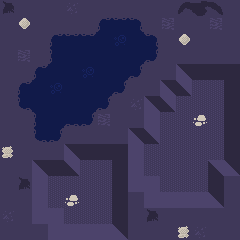

The image is a tile-based game level rendered from a .tmx file. Its description and complete source (layers, tilesets, objects, tile grids) follow:
An orthogonal 15x15 tile map with 16x16 px tiles, 4 tile layers (floor, wall, roof, units).

<map version="1.10" tiledversion="2025.05.05" orientation="orthogonal" renderorder="right-down" width="15" height="15" tilewidth="16" tileheight="16" infinite="0" nextlayerid="7" nextobjectid="1">
 <tileset firstgid="1" source="../../tiles/battle/polar.tsx" />
 <layer id="1" name="floor" width="15" height="15">
  <data encoding="csv">
2,1,1,1,5,1,1,1,1,1,1,16,17,18,1,
1,1,1,1,1,1,11,23,12,1,15,1,1,15,1,
1,1,1,11,23,23,21,31,21,12,1,1,1,1,1,
1,15,1,22,21,21,21,21,21,13,1,1,1,1,1,
1,1,11,21,21,31,21,21,13,1,1,34,32,32,32,
1,11,21,31,21,21,21,13,1,1,34,33,36,36,32,
1,14,21,21,21,21,13,1,5,34,33,36,36,36,32,
1,1,22,21,25,13,15,1,1,35,36,36,36,36,32,
1,1,14,13,1,1,1,1,34,33,36,36,36,36,32,
1,1,1,1,34,32,32,32,35,36,36,36,36,36,32,
1,1,34,32,33,36,36,32,35,36,36,36,36,33,34,
1,2,35,36,36,36,36,32,35,35,36,36,36,32,1,
1,1,35,36,36,36,36,32,1,35,35,35,35,34,1,
5,1,35,35,36,36,36,32,1,2,1,1,1,1,1,
1,1,1,35,35,35,35,34,1,1,1,1,5,1,1
</data>
 </layer>
 <layer id="3" name="wall" width="15" height="15">
  <data encoding="csv">
0,0,0,0,0,0,0,0,0,0,0,0,0,0,0,
0,4,0,0,0,0,0,0,0,0,0,0,0,0,0,
0,0,0,0,0,0,0,0,0,0,0,4,0,0,0,
0,0,0,0,0,0,0,0,0,0,0,0,0,0,0,
0,0,0,0,0,0,0,0,0,0,0,0,0,0,0,
0,0,0,0,0,0,0,0,0,0,0,0,0,0,0,
0,0,0,0,0,0,0,0,0,0,0,0,0,0,0,
0,0,0,0,0,0,0,0,0,0,0,0,3,0,0,
0,0,0,0,0,0,0,0,0,0,0,0,0,0,0,
6,0,0,0,0,0,0,0,0,0,0,0,0,0,0,
0,0,0,0,0,0,0,0,0,0,0,0,0,0,0,
0,0,0,0,0,0,0,0,0,0,0,0,0,0,0,
0,0,0,0,3,0,0,0,0,0,0,0,0,0,0,
0,0,0,0,0,0,0,0,0,0,0,0,0,0,0,
0,0,0,0,0,0,0,0,0,0,0,6,0,0,0
</data>
 </layer>
 <layer id="5" name="roof" width="15" height="15">
  <data encoding="csv">
0,0,0,0,0,0,0,0,0,0,0,0,0,0,0,
0,0,0,0,0,0,0,0,0,0,0,0,0,0,0,
0,0,0,0,0,0,0,0,0,0,0,0,0,0,0,
0,0,0,0,0,0,0,0,0,0,0,0,0,0,0,
0,0,0,0,0,0,0,0,0,0,0,0,0,0,0,
0,0,0,0,0,0,0,0,0,0,0,0,0,0,0,
0,0,0,0,0,0,0,0,0,0,0,0,0,0,0,
0,0,0,0,0,0,0,0,0,0,0,0,0,0,0,
0,0,0,0,0,0,0,0,0,0,0,0,0,0,0,
0,0,0,0,0,0,0,0,0,0,0,0,0,0,0,
0,0,0,0,0,0,0,0,0,0,0,0,0,0,0,
0,0,0,0,0,0,0,0,0,0,0,0,0,0,0,
0,0,0,0,0,0,0,0,0,0,0,0,0,0,0,
0,0,0,0,0,0,0,0,0,0,0,0,0,0,0,
0,0,0,0,0,0,0,0,0,0,0,0,0,0,0
</data>
 </layer>
 <layer id="4" name="units" width="15" height="15">
  <data encoding="csv">
0,0,0,0,0,0,0,0,0,0,0,0,0,0,0,
0,0,0,0,0,0,0,0,0,0,0,0,0,0,0,
0,0,0,0,0,0,0,0,0,0,0,0,0,0,0,
0,0,0,0,0,0,0,0,0,0,0,0,0,0,0,
0,0,0,0,0,0,0,0,0,0,0,0,0,0,0,
0,0,0,0,0,0,0,0,0,0,0,0,0,0,0,
0,0,0,0,0,0,0,0,0,0,0,0,0,0,0,
0,0,0,0,0,0,0,0,0,0,0,0,0,0,0,
0,0,0,0,0,0,0,0,0,0,0,0,0,0,0,
0,0,0,0,0,0,0,0,0,0,0,0,0,0,0,
0,0,0,0,0,0,0,0,0,0,0,0,0,0,0,
0,0,0,0,0,0,0,0,0,0,0,0,0,0,0,
0,0,0,0,0,0,0,0,0,0,0,0,0,0,0,
0,0,0,0,0,0,0,0,0,0,0,0,0,0,0,
0,0,0,0,0,0,0,0,0,0,0,0,0,0,0
</data>
 </layer>
</map>
